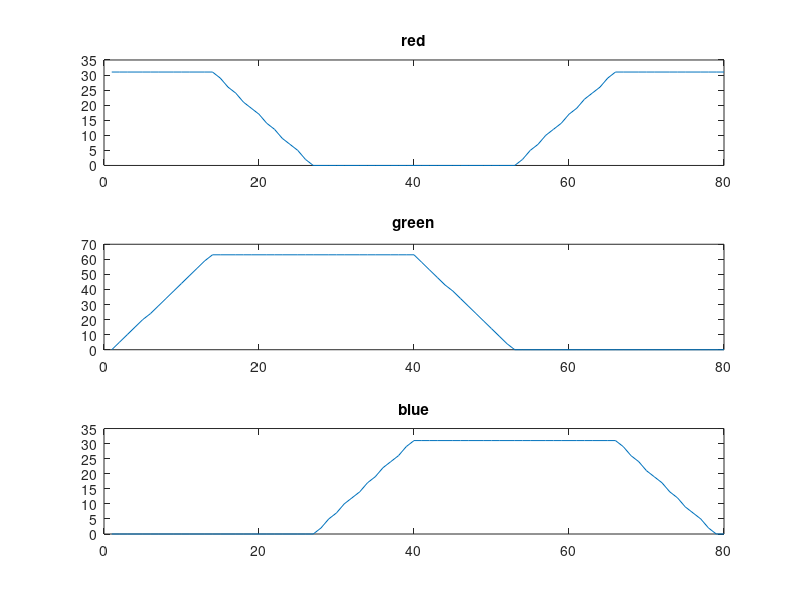

The MATLAB source for this figure:
numbins = 80;
maxredblue = (2^5) - 1;
maxgreen = (2^6) - 1;

temp = 3.1;

red_mod = 2*maxredblue / (numbins / temp);
green_mod = 2*maxgreen / (numbins / temp);
blue_mod = red_mod;

red = maxredblue;
green = 0;
blue = 0;

stage = 0;
colormat = zeros(numbins, 3);

i = 1;

while(i <= numbins)
    
    colormat(i, 1) = red;
    colormat(i, 2) = green;
    colormat(i, 3) = blue;
    
    if(stage == 0)
        
        green = green + green_mod;
        
        if(green >= maxgreen)
            
            green = maxgreen;
            stage = 1;
        end
    elseif(stage == 1)
    
        red = red - red_mod;
        
        if(red <= 0.001)
            
            red = 0;
            stage = 2;
            
        end 
        
    elseif(stage == 2)
        
        blue = blue + blue_mod;
        
        if(blue >= maxredblue)
            
            blue = maxredblue;
            stage = 3;
            
        end
        
    elseif(stage == 3)
    
        green = green - green_mod;
        
        if(green <= 0.001)
                
            green = 0;
            stage = 4;
            
        end 
        
    elseif(stage == 4)
        
        red = red + red_mod;
        
        if(red >= maxredblue)
            
            red = maxredblue;
            stage = 5;
            
        end
        
    elseif(stage == 5)
        
        blue = blue - blue_mod;
        
        if(blue <= 0.001) 
            
            blue = 0;
            
        end
        

    end
        
    i = i + 1;
    
    
end
    
colormat = round(colormat);
colormat_int = uint16(zeros(1,numbins));

for i = 1:numbins
temp = colormat(i,1) * (2^11) + colormat(i,2)*(2^5) + colormat(i,3);
colormat_int(1,i) = uint16(temp);
end

bitcolorlut = cellstr(dec2bin(colormat_int, 16));
fid = fopen(['colorLUT.data'], 'wt');
fprintf(fid, '%s\n', bitcolorlut{:});
fclose(fid);

subplot(3,1,1);
plot(colormat(:,1));
title('red');

subplot(3,1,2);
plot(colormat(:,2));
title('green');

subplot(3,1,3);
plot(colormat(:,3));
title('blue');